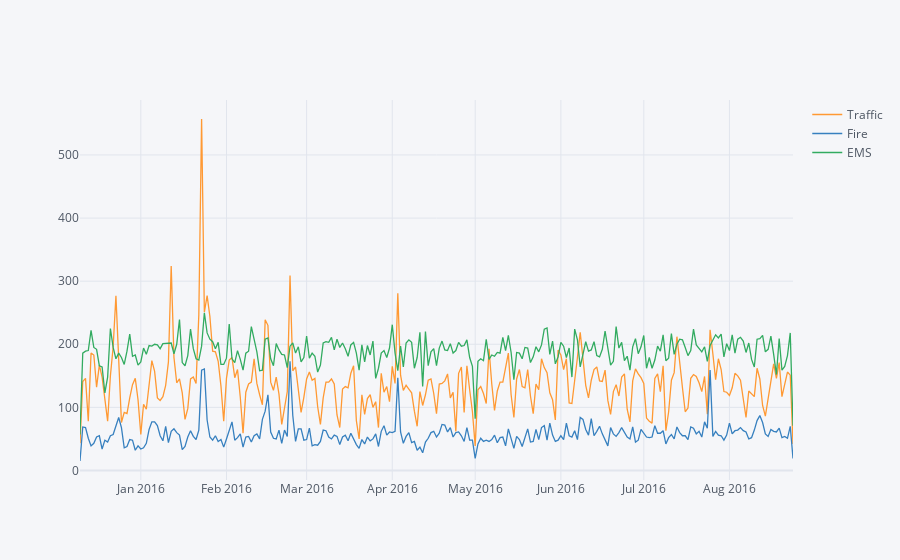

The cell this chart's notebook holds for it:
### Code cell
cdf.iplot()

### Figure 1 — Plotly figure (JSON) as saved in the notebook; plotly's stock layout.template omitted (floating-point values rounded to 4 significant figures; data arrays with more than 128 entries replaced by an {"elided": "..."} marker saying what was removed)
{"data": [{"line": {"color": "rgba(255, 153, 51, 1.0)", "dash": "solid", "shape": "linear", "width": 1.3}, "mode": "lines", "name": "Traffic", "text": "", "type": "scatter", "x": {"elided": "259 str values"}, "y": {"elided": "259 int values"}}, {"line": {"color": "rgba(55, 128, 191, 1.0)", "dash": "solid", "shape": "linear", "width": 1.3}, "mode": "lines", "name": "Fire", "text": "", "type": "scatter", "x": {"elided": "259 str values"}, "y": {"elided": "259 int values"}}, {"line": {"color": "rgba(50, 171, 96, 1.0)", "dash": "solid", "shape": "linear", "width": 1.3}, "mode": "lines", "name": "EMS", "text": "", "type": "scatter", "x": {"elided": "259 str values"}, "y": {"elided": "259 int values"}}], "layout": {"legend": {"bgcolor": "#F5F6F9", "font": {"color": "#4D5663"}}, "paper_bgcolor": "#F5F6F9", "plot_bgcolor": "#F5F6F9", "title": {"font": {"color": "#4D5663"}}, "xaxis": {"gridcolor": "#E1E5ED", "showgrid": true, "tickfont": {"color": "#4D5663"}, "title": {"font": {"color": "#4D5663"}, "text": ""}, "zerolinecolor": "#E1E5ED"}, "yaxis": {"gridcolor": "#E1E5ED", "showgrid": true, "tickfont": {"color": "#4D5663"}, "title": {"font": {"color": "#4D5663"}, "text": ""}, "zerolinecolor": "#E1E5ED"}}}
